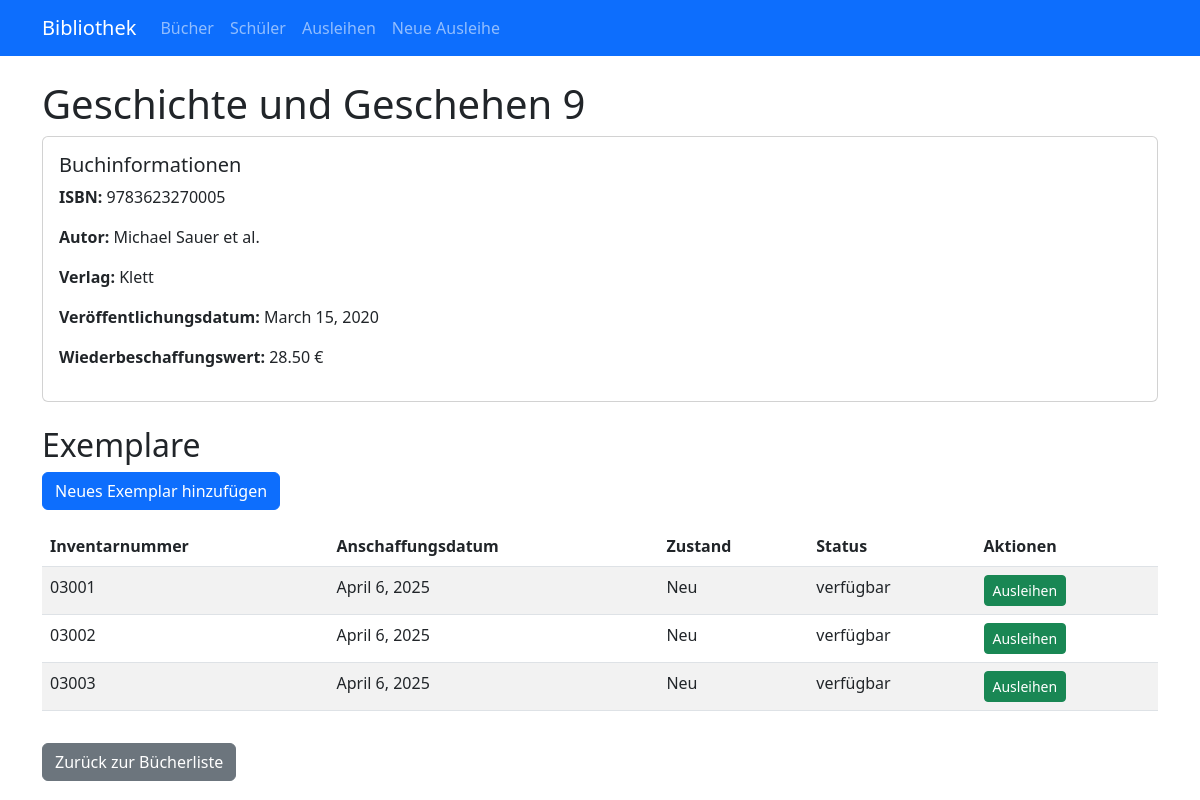
The page /buecher/3/ on the database its author committed.
### myapp/models.py (models this page shows, shortened)
class Buch(models.Model):
    ISBN = models.CharField(max_length=13, unique=True)
    titel = models.CharField(max_length=200)
    autor = models.CharField(max_length=200)
    verlag = models.CharField(max_length=200)
    verlagungsdatum = models.DateField()
    wiederbeschaffungswert = models.DecimalField(max_digits=10, decimal_places=2)
    def getBuchExemplare(self)->List["BuchExemplar"]:
        return BuchExemplar.objects.filter(buch=self)

class BuchExemplar(models.Model):
    STATUS_CHOICES = [
        ('verfügbar', 'Verfügbar'),
        ('ausgeliehen', 'Ausgeliehen'),
        ('reserviert', 'Reserviert'),
        ('reparatur', 'In Reparatur'),
        ('verloren', 'Verloren'),
    ]
    buch = models.ForeignKey(
        Buch,
        on_delete=models.CASCADE,
        related_name='buchexemplare'
    )
    inventarnummer = models.CharField(max_length=200)
    anschaffungsdatum = models.DateField()
    zustand = models.CharField(max_length=200)
    status = models.CharField(max_length=200, choices=STATUS_CHOICES, default='verfügbar')
    def istVerfügbar(self)->bool:
        return (self.status == 'verfügbar' and
                not self.ausleihen.filter(istZurückgegeben=False).exists())

### myapp/views.py (the view)
# urls.py: path('buecher/<int:buch_id>/', views.buch_detail, name='buch_detail'),
def buch_detail(request, buch_id):
    buch = get_object_or_404(Buch, id=buch_id)
    exemplare = buch.getBuchExemplare()
    return render(request, 'myapp/buch_detail.html', {'buch': buch, 'exemplare': exemplare})

### myapp/templates/myapp/buch_detail.html (shortened to what this page needs)
{% extends 'myapp/base.html' %}
{% block content %}
    <h1>{{ buch.titel }}</h1>
    <div class="card mb-4">
        <div class="card-body">
            <h5 class="card-title">Buchinformationen</h5>
            <p><strong>ISBN:</strong> {{ buch.ISBN }}</p>
            <p><strong>Autor:</strong> {{ buch.autor }}</p>
            <p><strong>Verlag:</strong> {{ buch.verlag }}</p>
            <p><strong>Veröffentlichungsdatum:</strong> {{ buch.verlagungsdatum }}</p>
            <p><strong>Wiederbeschaffungswert:</strong> {{ buch.wiederbeschaffungswert }} €</p>
        </div>
    </div>
    <h2>Exemplare</h2>
    <a href="{% url 'myapp:exemplar_neu' %}?buch_id={{ buch.id }}" class="btn btn-primary mb-3">Neues Exemplar hinzufügen</a>
    <table class="table table-striped">
        <thead>
            <tr>
                <th>Inventarnummer</th>
                <th>Anschaffungsdatum</th>
                <th>Zustand</th>
                <th>Status</th>
                <th>Aktionen</th>
            </tr>
        </thead>
        <tbody>
            {% for exemplar in exemplare %}
                <tr>
                    <td>{{ exemplar.inventarnummer }}</td>
                    <td>{{ exemplar.anschaffungsdatum }}</td>
                    <td>{{ exemplar.zustand }}</td>
                    <td>{{ exemplar.status }}</td>
                    <td>
                        {% if exemplar.istVerfügbar %}
                            <a href="{% url 'myapp:ausleihe_neu' %}?exemplar_id={{ exemplar.id }}" class="btn btn-sm btn-success">Ausleihen</a>
                        {% else %}
                            <span class="badge bg-secondary">Ausgeliehen</span>
                        {% endif %}
                    </td>
                </tr>
            {% empty %}
                <tr>
                    <td colspan="5">Keine Exemplare gefunden</td>
                </tr>
            {% endfor %}
        </tbody>
    </table>
    <a href="{% url 'myapp:buch_liste' %}" class="btn btn-secondary mt-3">Zurück zur Bücherliste</a>
{% endblock %}

### rows shown on the page
Buch: titel "Geschichte und Geschehen 9", ISBN "9783623270005", autor "Michael Sauer et al.", verlag "Klett", verlagungsdatum "March 15, 2020", wiederbeschaffungswert "28.50"
BuchExemplar: inventarnummer "03001", anschaffungsdatum "April 6, 2025", zustand "Neu", status "verfügbar"
BuchExemplar: inventarnummer "03002", anschaffungsdatum "April 6, 2025", zustand "Neu", status "verfügbar"
BuchExemplar: inventarnummer "03003", anschaffungsdatum "April 6, 2025", zustand "Neu", status "verfügbar"
